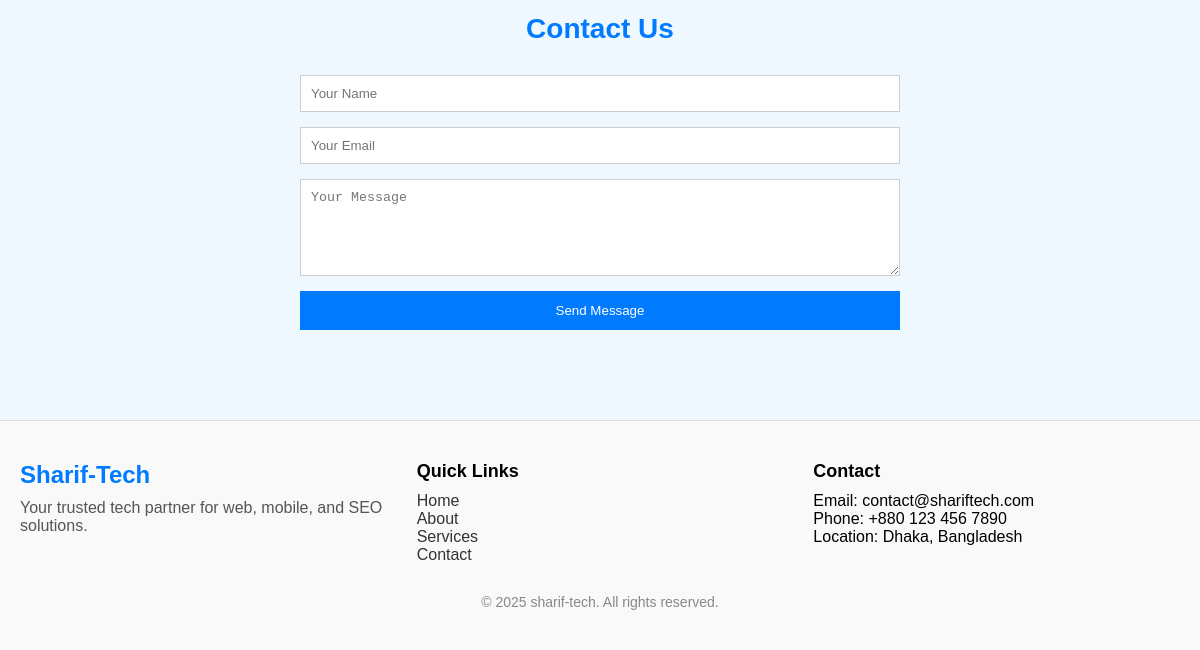
Before: / (lower part) with the older database file.
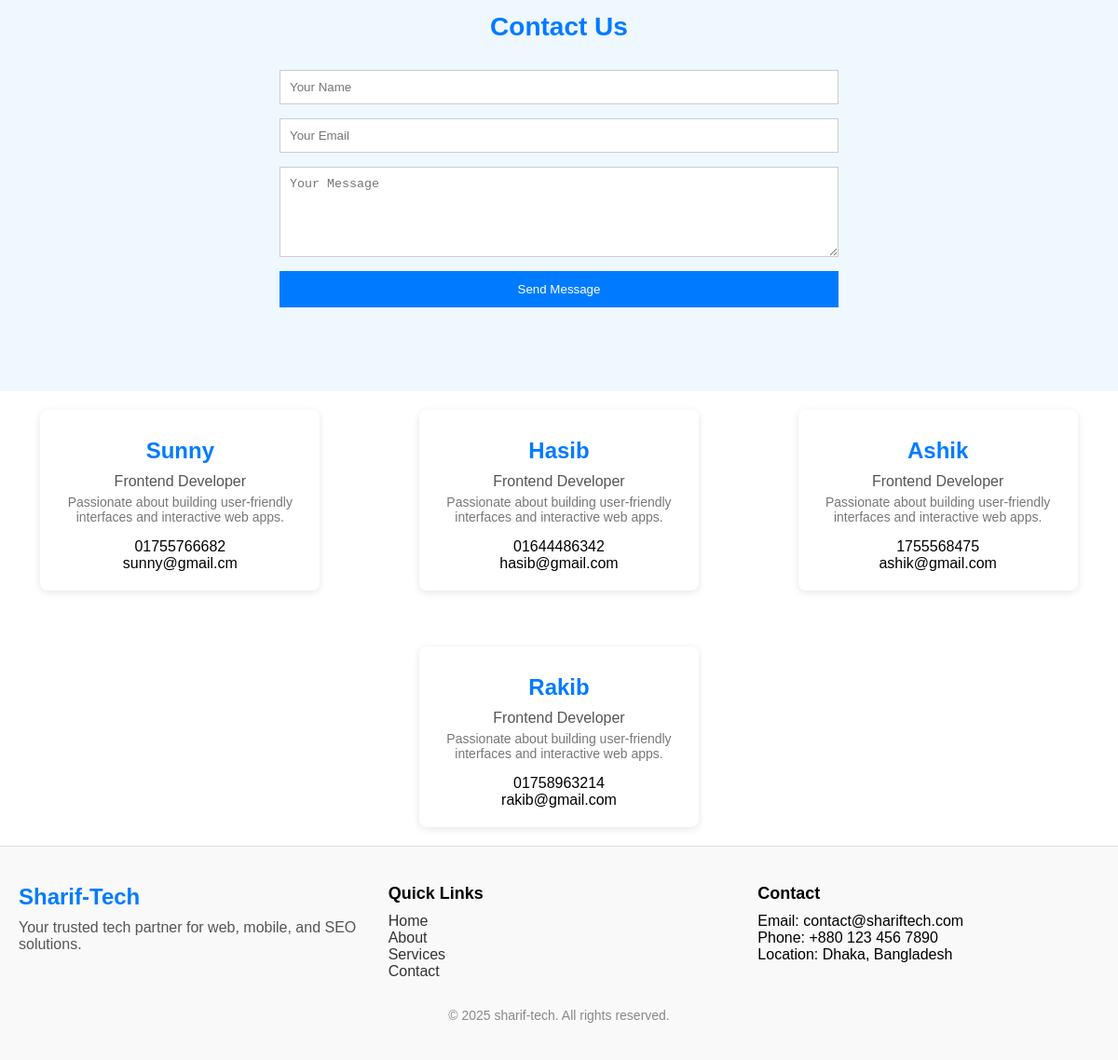
After: the same page with the newer database file.
### myapp/models.py (models this page shows)
class User(models.Model):
    tid=models.IntegerField()
    f_name=models.CharField(max_length=100)
    l_name=models.CharField(max_length=100)
    email=models.EmailField(max_length=100)
    password=models.CharField(max_length=100)
    phone=models.CharField(max_length=100)

### myapp/views.py (the view)
# urls.py: path('', views.myApp, name='myApp'),
def myApp(request):
    user= User.objects.all()
    return render(request, 'home/home.html', {"user": user})

### templates/home/home.html (shortened to what this page needs)
{% extends "common/base.html" %} {% block content %}
<section id="contact" style="padding: 60px 20px; background-color: #f0f8ff">
  <h2 style="text-align: center; font-size: 28px; color: #007bff">
    Contact Us
  </h2>
  <form
    style="
      max-width: 600px;
      margin: 30px auto;
      display: flex;
      flex-direction: column;
      gap: 15px;
    "
  >
    <input
      type="text"
      placeholder="Your Name"
      required
      style="padding: 10px; border: 1px solid #ccc"
    />
    <input
      type="email"
      placeholder="Your Email"
      required
      style="padding: 10px; border: 1px solid #ccc"
    />
    <textarea
      placeholder="Your Message"
      rows="5"
      required
      style="padding: 10px; border: 1px solid #ccc"
    ></textarea>
    <button
      type="submit"
      style="
        padding: 12px;
        background-color: #007bff;
        color: #fff;
        border: none;
        cursor: pointer;
      "
    >
      Send Message
    </button>
  </form>
</section>
<div
  style="
    display: flex;
    flex-wrap: wrap;
    justify-content: center;
    gap: 20px;
    align-items: center;
    margin-top: 20px;
    margin: auto;
    max-width: 1200px;
  "
>
  {% if user %} {% for x in user %}
  <div
    style="
      max-width: 300px;
      margin: 20px auto;
      background: #fff;
      border-radius: 8px;
      box-shadow: 0 2px 8px rgba(0, 0, 0, 0.1);
      padding: 20px;
      text-align: center;
    "
  >
    <h2 style="margin: 10px 0; color: #007bff">{{x.f_name}}</h2>
    <p style="margin: 5px 0; color: #555">Frontend Developer</p>
    <p style="font-size: 14px; color: #777">
      Passionate about building user-friendly interfaces and interactive web
      apps.
    </p>
    <div style="margin-top: 15px">
      <p>{{x.phone}}</p>
      <p>{{x.email}}</p>
    </div>
  </div>
  {% endfor %} {% endif %}
</div>
{% endblock content %}

Changed rows visible on the page:
added User: f_name "Sunny", phone "01755766682", email "sunny@gmail.cm"
added User: f_name "Hasib", phone "01644486342", email "hasib@gmail.com"
added User: f_name "Ashik", phone "1755568475", email "ashik@gmail.com"
added User: f_name "Rakib", phone "01758963214", email "rakib@gmail.com"
